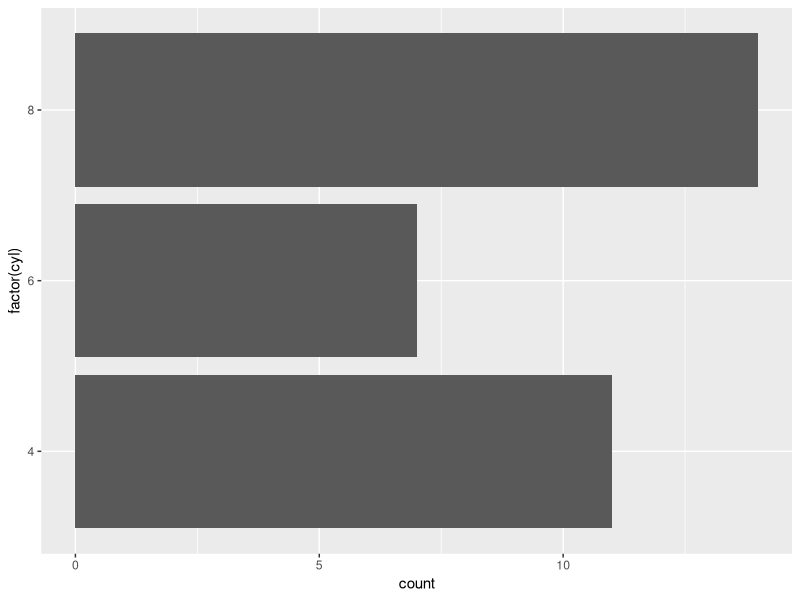
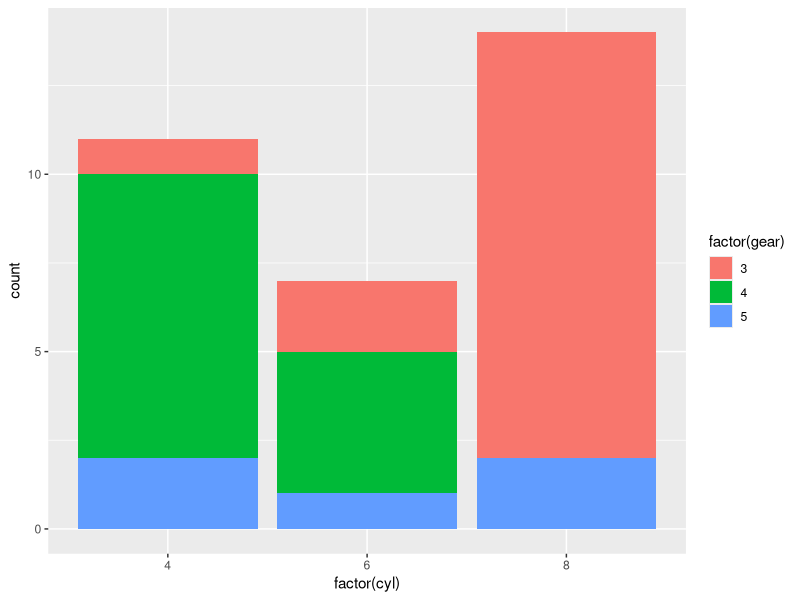
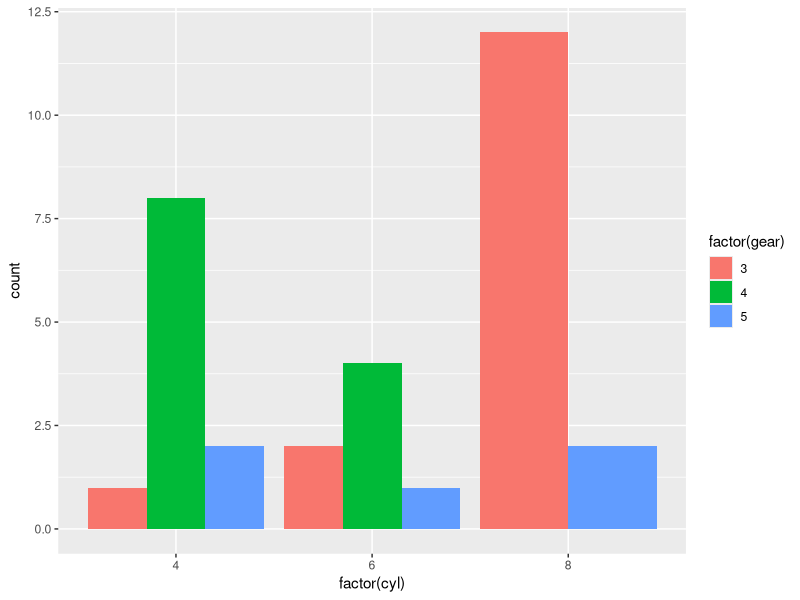
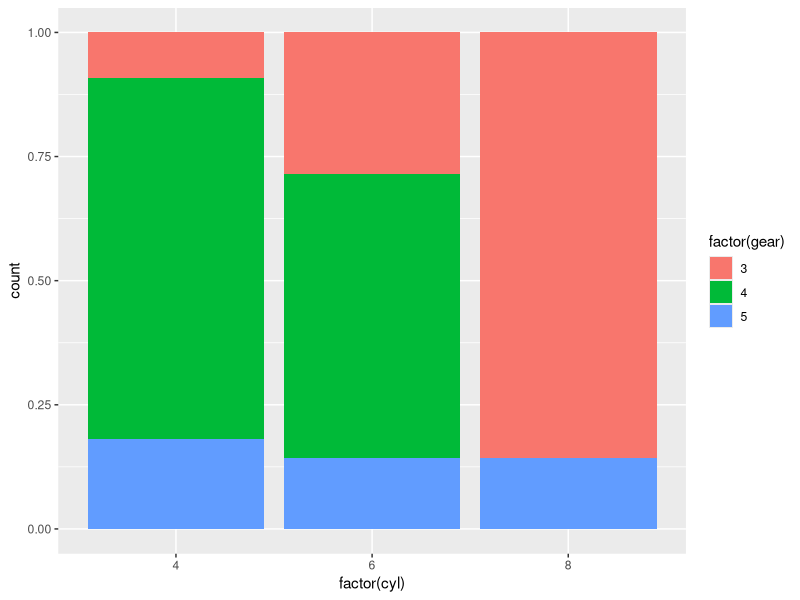

Write R code to recreate these figures, in order.
library(tidyverse)
data("mtcars")

ggplot(data = mtcars,
       mapping = aes(x = factor(cyl)))+
  geom_bar()+
  coord_flip()

p <- ggplot(data = mtcars,
            mapping = aes(x = factor(cyl),
                          fill = factor(gear)))



p + geom_bar(position = 'stack', stat = 'count')

p + geom_bar(position = 'dodge', stat = 'count')

p + geom_bar(position = 'fill', stat = 'count')
